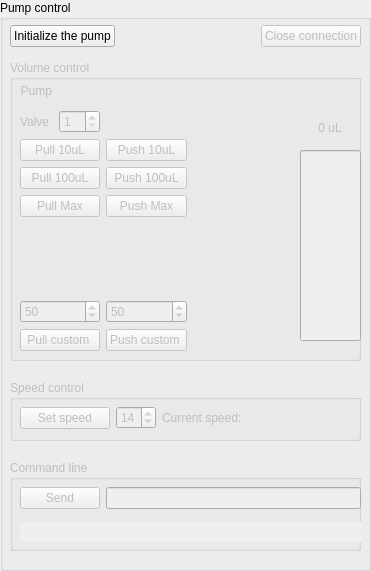
   <widget class="QGroupBox" name="groupBox">
    <property name="geometry">
     <rect>
      <x>10</x>
      <y>10</y>
      <width>371</width>
      <height>571</height>
     </rect>
    </property>
    <property name="title">
     <string>Pump control</string>
    </property>
    <widget class="QGroupBox" name="speed_group">
     <property name="enabled">
      <bool>false</bool>
     </property>
     <property name="geometry">
      <rect>
       <x>10</x>
       <y>380</y>
       <width>351</width>
       <height>61</height>
      </rect>
     </property>
     <property name="title">
      <string>Speed control</string>
     </property>
     <widget class="QWidget" name="layoutWidget">
      <property name="geometry">
       <rect>
        <x>10</x>
        <y>20</y>
        <width>341</width>
        <height>36</height>
       </rect>
      </property>
      <layout class="QHBoxLayout" name="horizontalLayout">
       <item>
        <widget class="QPushButton" name="speedB">
         <property name="maximumSize">
          <size>
           <width>90</width>
           <height>16777215</height>
          </size>
         </property>
         <property name="text">
          <string>Set speed</string>
         </property>
        </widget>
       </item>
       <item>
        <widget class="QSpinBox" name="speed_num">
         <property name="maximumSize">
          <size>
           <width>40</width>
           <height>16777215</height>
          </size>
         </property>
         <property name="minimum">
          <number>1</number>
         </property>
         <property name="maximum">
          <number>50</number>
         </property>
         <property name="value">
          <number>14</number>
         </property>
        </widget>
       </item>
       <item>
        <widget class="QLabel" name="speed_L">
         <property name="sizePolicy">
          <sizepolicy hsizetype="Minimum" vsizetype="Preferred">
           <horstretch>0</horstretch>
           <verstretch>0</verstretch>
          </sizepolicy>
         </property>
         <property name="minimumSize">
          <size>
           <width>150</width>
           <height>0</height>
          </size>
         </property>
         <property name="text">
          <string>Current speed:</string>
         </property>
        </widget>
       </item>
      </layout>
     </widget>
    </widget>
    <widget class="QGroupBox" name="command_group">
     <property name="enabled">
      <bool>false</bool>
     </property>
     <property name="geometry">
      <rect>
       <x>10</x>
       <y>460</y>
       <width>351</width>
       <height>91</height>
      </rect>
     </property>
     <property name="title">
      <string>Command line</string>
     </property>
     <widget class="QWidget" name="layoutWidget">
      <property name="geometry">
       <rect>
        <x>10</x>
        <y>20</y>
        <width>341</width>
        <height>71</height>
       </rect>
      </property>
      <layout class="QGridLayout" name="gridLayout_2">
       <item row="0" column="1">
        <widget class="QLineEdit" name="cmd_In"/>
       </item>
       <item row="0" column="0">
        <widget class="QPushButton" name="cmdB">
         <property name="text">
          <string>Send</string>
         </property>
        </widget>
       </item>
       <item row="1" column="0" colspan="2">
        <widget class="QLineEdit" name="cmd_Out">
         <property name="frame">
          <bool>false</bool>
         </property>
         <property name="readOnly">
          <bool>true</bool>
         </property>
        </widget>
       </item>
      </layout>
     </widget>
    </widget>
    <widget class="QGroupBox" name="volume_group">
     <property name="enabled">
      <bool>false</bool>
     </property>
     <property name="geometry">
      <rect>
       <x>10</x>
       <y>60</y>
       <width>351</width>
       <height>301</height>
      </rect>
     </property>
     <property name="title">
      <string>Volume control</string>
     </property>
     <widget class="QWidget" name="layoutWidget">
      <property name="geometry">
       <rect>
        <x>10</x>
        <y>50</y>
        <width>271</width>
        <height>241</height>
       </rect>
      </property>
      <layout class="QGridLayout" name="gridLayout">
       <item row="3" column="0" colspan="2">
        <widget class="QPushButton" name="pull_maxB">
         <property name="text">
          <string>Pull Max</string>
         </property>
        </widget>
       </item>
       <item row="1" column="3">
        <spacer name="horizontalSpacer">
         <property name="orientation">
          <enum>Qt::Horizontal</enum>
         </property>
         <property name="sizeHint" stdset="0">
          <size>
           <width>40</width>
           <height>20</height>
          </size>
         </property>
        </spacer>
       </item>
       <item row="6" column="0" colspan="2">
        <widget class="QPushButton" name="pull_customB">
         <property name="text">
          <string>Pull custom </string>
         </property>
        </widget>
       </item>
       <item row="2" column="0" colspan="2">
        <widget class="QPushButton" name="pull_100B">
         <property name="text">
          <string>Pull 100uL</string>
         </property>
        </widget>
       </item>
       <item row="5" column="0" colspan="2">
        <widget class="QSpinBox" name="pull_vol">
         <property name="minimum">
          <number>1</number>
         </property>
         <property name="maximum">
          <number>1000</number>
         </property>
         <property name="singleStep">
          <number>50</number>
         </property>
         <property name="value">
          <number>50</number>
         </property>
        </widget>
       </item>
       <item row="4" column="2">
        <spacer name="verticalSpacer_2">
         <property name="orientation">
          <enum>Qt::Vertical</enum>
         </property>
         <property name="sizeHint" stdset="0">
          <size>
           <width>58</width>
           <height>18</height>
          </size>
         </property>
        </spacer>
       </item>
       <item row="4" column="0" colspan="2">
        <spacer name="verticalSpacer">
         <property name="orientation">
          <enum>Qt::Vertical</enum>
         </property>
         <property name="sizeHint" stdset="0">
          <size>
           <width>58</width>
           <height>18</height>
          </size>
         </property>
        </spacer>
       </item>
       <item row="3" column="2">
        <widget class="QPushButton" name="push_maxB">
         <property name="text">
          <string>Push Max</string>
         </property>
        </widget>
       </item>
       <item row="5" column="2">
        <widget class="QSpinBox" name="push_vol">
         <property name="minimum">
          <number>1</number>
         </property>
         <property name="maximum">
          <number>1000</number>
         </property>
         <property name="singleStep">
          <number>50</number>
         </property>
         <property name="value">
          <number>50</number>
         </property>
        </widget>
       </item>
       <item row="2" column="2">
        <widget class="QPushButton" name="push_100B">
         <property name="text">
          <string>Push 100uL</string>
         </property>
        </widget>
       </item>
       <item row="6" column="2">
        <widget class="QPushButton" name="push_customB">
         <property name="text">
          <string>Push custom </string>
         </property>
        </widget>
       </item>
       <item row="1" column="2">
        <widget class="QPushButton" name="push_10B">
         <property name="text">
          <string>Push 10uL</string>
         </property>
        </widget>
       </item>
       <item row="1" column="0" colspan="2">
        <widget class="QPushButton" name="pull_10B">
         <property name="text">
          <string>Pull 10uL</string>
         </property>
        </widget>
       </item>
       <item row="0" column="0">
        <widget class="QLabel" name="label">
         <property name="text">
          <string>Valve</string>
         </property>
        </widget>
       </item>
       <item row="0" column="1">
        <widget class="QSpinBox" name="valve">
         <property name="minimum">
          <number>1</number>
         </property>
         <property name="maximum">
          <number>12</number>
         </property>
        </widget>
       </item>
      </layout>
     </widget>
     <widget class="QProgressBar" name="vol_Bar">
      <property name="geometry">
       <rect>
        <x>290</x>
        <y>90</y>
        <width>61</width>
        <height>191</height>
       </rect>
      </property>
      <property name="minimum">
       <number>0</number>
      </property>
      <property name="maximum">
       <number>100</number>
      </property>
      <property name="value">
       <number>0</number>
      </property>
      <property name="orientation">
       <enum>Qt::Vertical</enum>
      </property>
      <property name="invertedAppearance">
       <bool>true</bool>
      </property>
      <property name="textDirection">
       <enum>QProgressBar::BottomToTop</enum>
      </property>
      <property name="format">
       <string>%p%</string>
      </property>
     </widget>
     <widget class="QLabel" name="vol_text">
      <property name="geometry">
       <rect>
        <x>290</x>
        <y>60</y>
        <width>60</width>
        <height>16</height>
       </rect>
      </property>
      <property name="text">
       <string>0 uL</string>
      </property>
      <property name="alignment">
       <set>Qt::AlignCenter</set>
      </property>
     </widget>
     <widget class="QWidget" name="layoutWidget_7">
      <property name="geometry">
       <rect>
        <x>10</x>
        <y>20</y>
        <width>170</width>
        <height>22</height>
       </rect>
      </property>
      <layout class="QHBoxLayout" name="horizontalLayout_15">
       <item>
        <widget class="QLabel" name="label_14">
         <property name="text">
          <string>Pump</string>
         </property>
         <property name="alignment">
          <set>Qt::AlignRight|Qt::AlignTrailing|Qt::AlignVCenter</set>
         </property>
        </widget>
       </item>
       <item>
        <widget class="QLabel" name="pump_LED">
         <property name="maximumSize">
          <size>
           <width>20</width>
           <height>20</height>
          </size>
         </property>
         <property name="text">
          <string/>
         </property>
         <property name="pixmap">
          <pixmap>icons/led_grey.png</pixmap>
         </property>
         <property name="scaledContents">
          <bool>true</bool>
         </property>
        </widget>
       </item>
       <item>
        <spacer name="horizontalSpacer_7">
         <property name="orientation">
          <enum>Qt::Horizontal</enum>
         </property>
         <property name="sizeHint" stdset="0">
          <size>
           <width>40</width>
           <height>20</height>
          </size>
         </property>
        </spacer>
       </item>
      </layout>
     </widget>
    </widget>
    <widget class="QWidget" name="layoutWidget">
     <property name="geometry">
      <rect>
       <x>10</x>
       <y>20</y>
       <width>351</width>
       <height>32</height>
      </rect>
     </property>
     <layout class="QHBoxLayout" name="horizontalLayout_2">
      <item>
       <widget class="QPushButton" name="init_pump_B">
        <property name="text">
         <string>Initialize the pump</string>
        </property>
       </widget>
      </item>
      <item>
       <spacer name="horizontalSpacer_2">
        <property name="orientation">
         <enum>Qt::Horizontal</enum>
        </property>
        <property name="sizeHint" stdset="0">
         <size>
          <width>40</width>
          <height>20</height>
         </size>
        </property>
       </spacer>
      </item>
      <item>
       <widget class="QPushButton" name="close_pump_B">
        <property name="enabled">
         <bool>false</bool>
        </property>
        <property name="maximumSize">
         <size>
          <width>150</width>
          <height>16777215</height>
         </size>
        </property>
        <property name="text">
         <string>Close connection</string>
        </property>
       </widget>
      </item>
     </layout>
    </widget>
   </widget>
